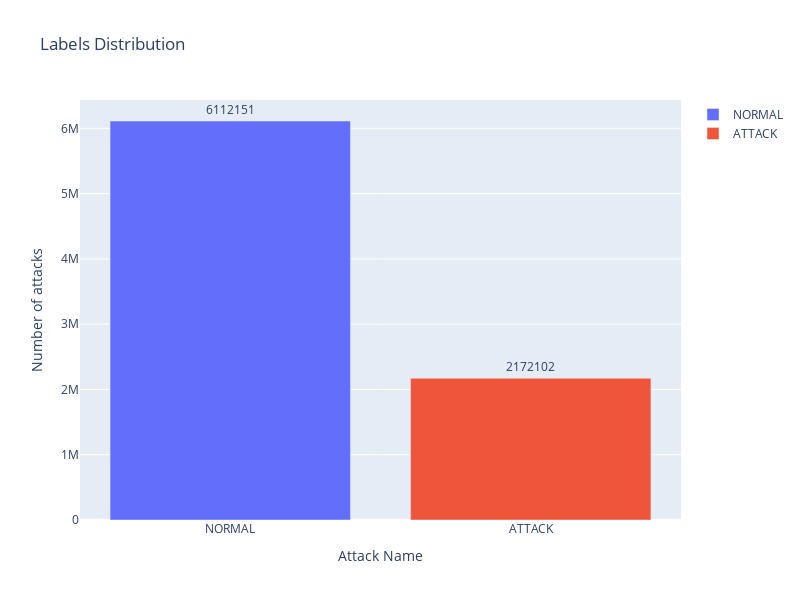

Notebook cell for this chart:
### Code cell
showAttackDistribution(rawsData[LABEL])

### Figure 1 — Plotly figure (JSON) as saved in the notebook; plotly's stock layout.template omitted (floating-point values rounded to 4 significant figures)
{"data": [{"name": "NORMAL", "orientation": "v", "text": "6112151", "textposition": "outside", "type": "bar", "x": ["NORMAL"], "y": [6112151]}, {"name": "ATTACK", "orientation": "v", "text": "2172102", "textposition": "outside", "type": "bar", "x": ["ATTACK"], "y": [2172102]}], "layout": {"height": 600, "title": {"text": "Labels Distribution"}, "width": 800, "xaxis": {"title": {"text": "Attack Name"}}, "yaxis": {"title": {"text": "Number of attacks"}}}}
